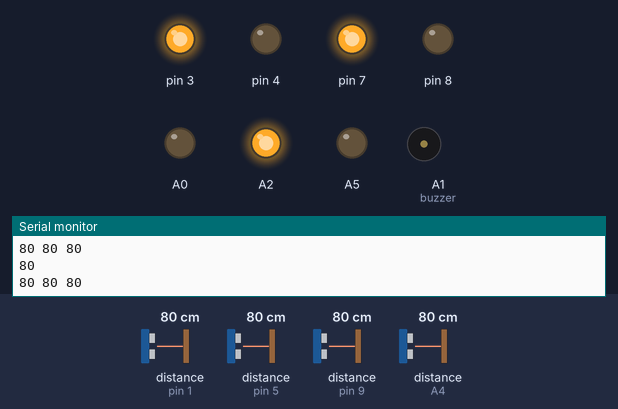
The sketch below on a simulated Arduino Uno, built with avr-gcc and run on an emulated ATmega328P. On the bench: output pins drawn as LEDs (lit = HIGH), buzzer (waves = sounding), the last lines printed to the serial monitor. Wiring (inferred from the names in the program): 4 × ultrasonic range finder: trigger pin 2, echo pin 1 / trigger pin 6, echo pin 5 / trigger pin 10, echo pin 9 / trigger A3, echo A4. The test bench sets the inputs (shaded band); at power-on: distance to the obstacle (sensors on pin 5, A4, pin 1, pin 9) 80 cm. The echo pulse lasts 58.3 µs per cm; pins used as bus, display or sensor lines are not drawn.

Above: at 1.2 s.
1.3 s: distance to the obstacle (sensor on pin 5) set to 74 cm
At 1.46 s:
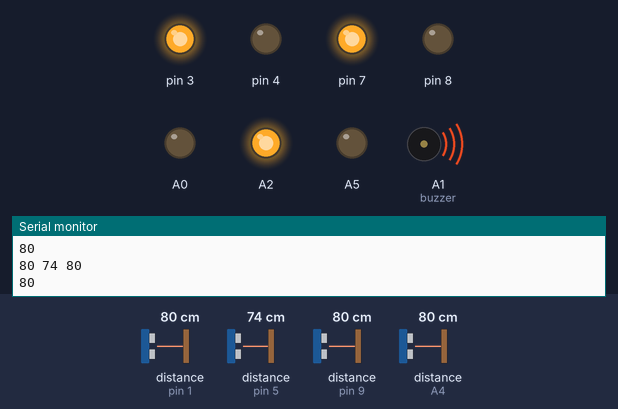
4.3 s: distance to the obstacle (sensor on A4) set to 34 cm
7.3 s: distance to the obstacle (sensor on A4) set to 29 cm
At 8.6 s:
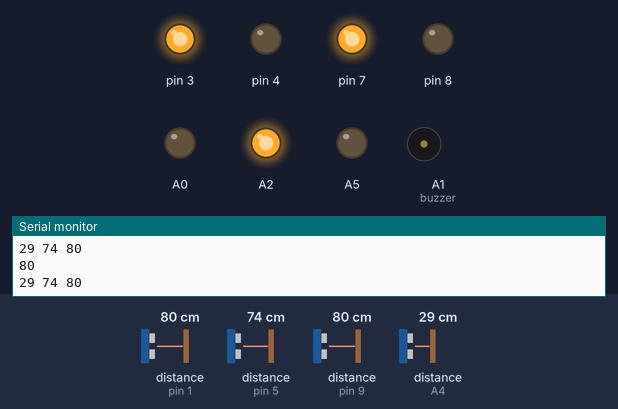
10.3 s: distance to the obstacle (sensor on A4) set to 35 cm
At 10.45 s:
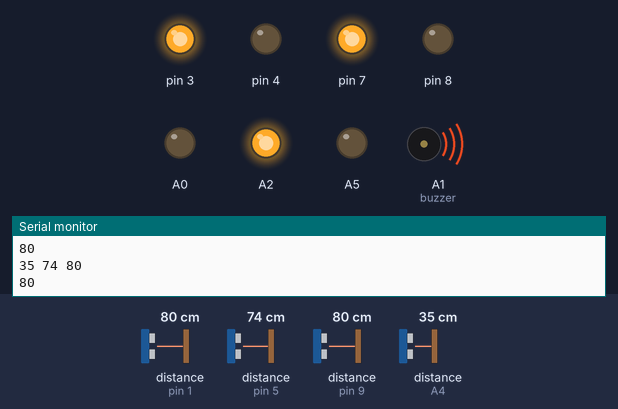
13.3 s: distance to the obstacle (sensor on pin 1) set to 120 cm
16.3 s: distance to the obstacle (sensor on A4) set to 2 cm
At 17.4 s:
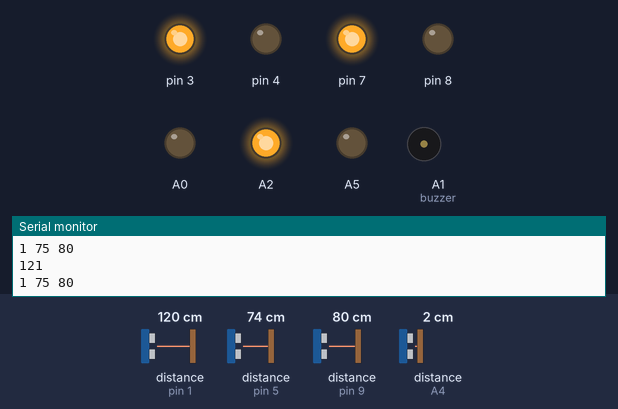
Timing chart, 0 to 18.8 s (numbered marks = the images above; inputs shaded):
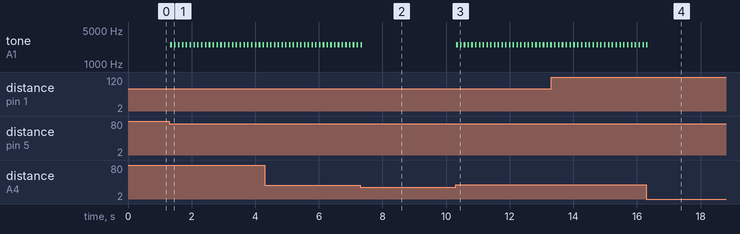

The sketch:

ARDUINO_LEFT_CODE_FINAL.ino
```cpp
int trigPin0=2;
int trigPin1=A3;
int trigPin2=6;
int trigPin3=10;             // TRIGGER PINS ASSIGNED

int echoPin0=1;
int echoPin1=A4;
int echoPin2=5;
int echoPin3=9;              // ECHO PINS ASSIGNED

int buzzer=A1;               // POSITIVE TERMINAL OF BUZZER ASSIGNED


void setup() {
  pinMode(trigPin0, OUTPUT);
  pinMode(echoPin0, INPUT);
  pinMode(trigPin1, OUTPUT);
  pinMode(echoPin1, INPUT);
  pinMode(trigPin2, OUTPUT);
  pinMode(echoPin2, INPUT);
  pinMode(trigPin3, OUTPUT);
  pinMode(echoPin3, INPUT);
  pinMode(A0,OUTPUT);
  pinMode(buzzer,OUTPUT);                // TRIGGER PINS,ECHO PINS AND BUZZER PINS SET AS INPUT AND OUTPUT

  pinMode(0,OUTPUT);
  pinMode(3,OUTPUT);
  pinMode(A5,OUTPUT);
  pinMode(A2,OUTPUT);
  pinMode(4,OUTPUT);
  pinMode(7,OUTPUT);
  pinMode(8,OUTPUT);
  pinMode(11,OUTPUT);                    // VCC AND GND PINS SET AS OUTPUT


  digitalWrite(0,LOW);
  digitalWrite(A0,LOW);
  digitalWrite(A5,LOW);
  digitalWrite(4,LOW);
  digitalWrite(8,LOW);                    // GND PINS SET AS LOW

  digitalWrite(3,HIGH);
  digitalWrite(A2,HIGH);
  digitalWrite(7,HIGH);
  digitalWrite(11,HIGH);                  // VCC PINS SET AS HIGH


  Serial.begin(9600);


}
void loop() {

  digitalWrite(trigPin1, LOW);
  delayMicroseconds(2);
  digitalWrite(trigPin1, HIGH);
  delayMicroseconds(10);
  digitalWrite(trigPin1, LOW);
  long duration1 = pulseIn(echoPin1, HIGH);
  int distance1 = duration1 * 0.0348 / 2;
  Serial.print(distance1);
  Serial.print(" ");                         // GETTING DISTANCE FROM SENSOR1


  digitalWrite(trigPin2, LOW);
  delayMicroseconds(2);
  digitalWrite(trigPin2, HIGH);
  delayMicroseconds(10);
  digitalWrite(trigPin2, LOW);
  long duration2 = pulseIn(echoPin2, HIGH);
  int distance2 = duration2 * 0.0348 / 2;
  Serial.print(distance2);
  Serial.print(" ");                              // GETTING DISTANCE FROM SENSOR2


  digitalWrite(trigPin3, LOW);
  delayMicroseconds(2);
  digitalWrite(trigPin3, HIGH);
  delayMicroseconds(10);
  digitalWrite(trigPin3, LOW);
  long duration3 = pulseIn(echoPin3, HIGH);
  int distance3 = duration3 * 0.0348 / 2;
  Serial.print(distance3);
  Serial.println(" ");                             // GETTING DISTANCE FROM SENSOR3


  digitalWrite(trigPin0, LOW);
  delayMicroseconds(2);
  digitalWrite(trigPin0, HIGH);
  delayMicroseconds(10);
  digitalWrite(trigPin0, LOW);
  long duration0 = pulseIn(echoPin0, HIGH);
  int distance0 = duration0 * 0.0348 / 2;
  Serial.print(distance0);
  Serial.println(" ");                             // GETTING DISTANCE FROM SENSOR4


  if((distance0>30 && distance0<60)||(distance1>30 && distance1<80)||( distance1>30 && distance2<80)||( distance1>30 && distance3<80))// DISTANCE>30 SO THAT OUR HANDS ARE NOT DETECTED
                                                                                                       // DISTANCE OF DETECTION CAN BE INCREASED MORE IF REQUIRED
  {tone(buzzer,2500,50);
      delay(100); }

  else
  digitalWrite(buzzer,LOW);


}
```

Measured:
- the behaviour switches between 80 and 79 cm on distance to the obstacle (sensor on pin 5) (found by bisection; images 0 and 1)
- the behaviour switches between 31 and 30 cm on distance to the obstacle (sensor on A4) (found by bisection; images 1 and 2)
- after the input at 1.3 s, tone on A1 (buzzer): alternates 2500 Hz for 0.05 s and silent for 0.07 s, starting at once
- after the input at 7.3 s, tone on A1 (buzzer): goes on until 7.4 s, then stays silent
- after the input at 10.3 s, tone on A1 (buzzer): alternates 2500 Hz for 0.05 s and silent for 0.07 s, starting at once
- after the input at 16.3 s, tone on A1 (buzzer): goes on until 16.3 s, then stays silent
